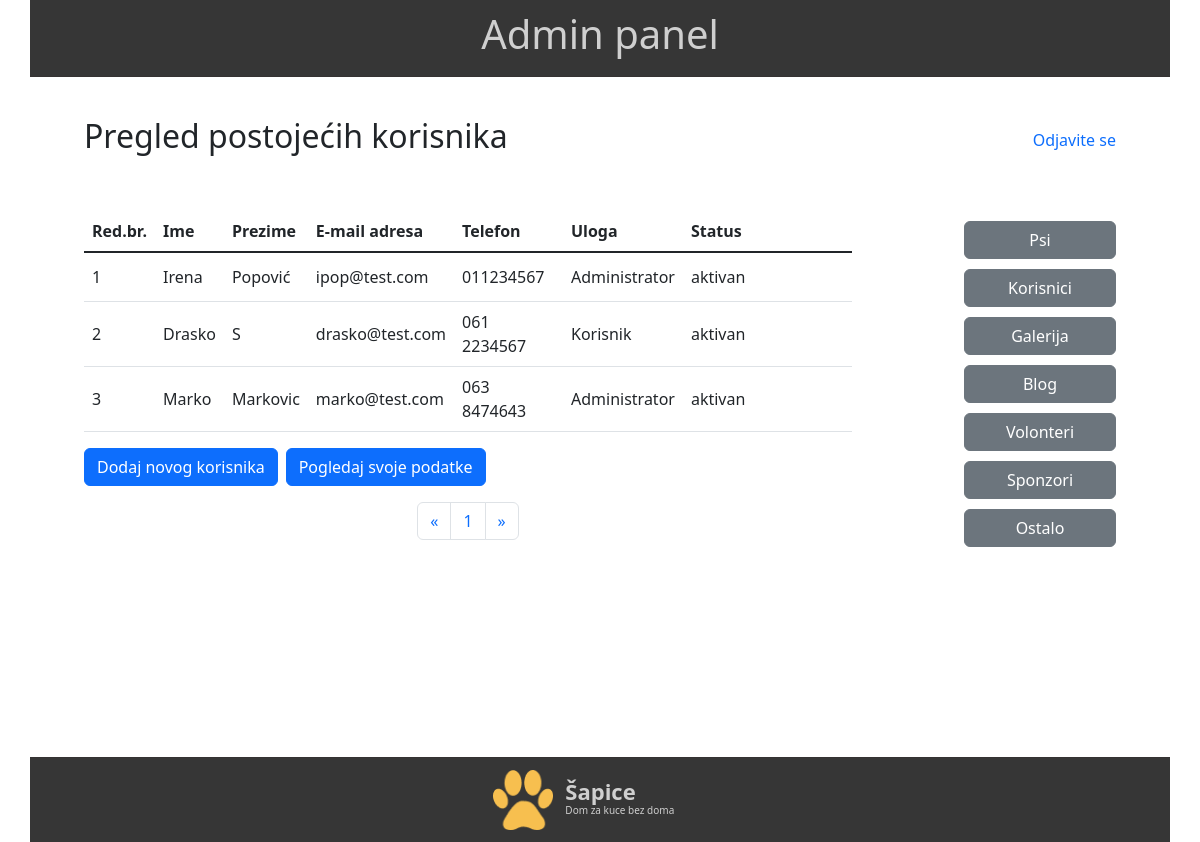
The page /Sapice_admin/all_users.php (signed in) on the database its author committed.
### tables this page shows
CREATE TABLE `users` (
  `user_id` int(10) UNSIGNED NOT NULL,
  `name` varchar(50) NOT NULL,
  `last_name` varchar(50) NOT NULL,
  `email` varchar(255) NOT NULL,
  `password` varchar(255) NOT NULL,
  `phone` varchar(20) DEFAULT NULL,
  `role_id` int(10) UNSIGNED NOT NULL,
  `status` int(11) NOT NULL DEFAULT 1 COMMENT '0-deleted\r\n1-active',
  `created` timestamp NOT NULL DEFAULT current_timestamp(),
  `updated` timestamp NULL DEFAULT NULL ON UPDATE current_timestamp(),
  `token` varchar(255) DEFAULT NULL
);

### Sapice_admin/classes/class_base.php (called while the page is built, shortened)
<?php
class Base{
    private $db;
    public function connect() {
        $this->db=mysqli_connect("localhost", "root", "", "sapice");
        return $this->db;
    }
    public function query($query) {
        return mysqli_query($this->db, $query);
    }
    public function fetch_assoc($result){
        return mysqli_fetch_assoc($result);
    }
    public function fetch_object($result){
        return mysqli_fetch_object($result);
    }
    public function num_rows($result){
        return mysqli_num_rows($result);
    }
}
?>

### Sapice_admin/all_users.php (the view, shortened to what this page needs)
<?php
    require_once("classes/class_base.php");
    $db=new Base();
    $records="SELECT * FROM users";
    $result=$db->query($records);
    $total_records=$db->num_rows($result);
    $limit=7;
    $pages=ceil($total_records/$limit);
    $current_page = isset($_GET['page']) && !empty($_GET['page']) ? $_GET['page'] : 1;
    $offset=($current_page-1)*$limit;
?>
<!DOCTYPE html>
<html lang="en">
<head>
    <?php require_once("components/_admin_head.php");?>
</head>
<body>
    <div class="container">
        <?php require_once("components/_admin_header.php"); ?>
        <div class="main-admin-content">
            <div class="row admin">
                <div class="col-6 mb-5">
                    <h2>Pregled postojećih korisnika</h2>
                </div>
                <div class="col-6 mb-5 text-end align-self-center">
                    <a href="logout.php?page=all_users.php" class="text-decoration-none" id="logout-link">Odjavite se</a>
                </div>
                <div class="col-9 me-auto">
                    <table id="users" class="table table-hover table-responsive">
                        <thead>
                            <tr>
                                <th scope="col">Red.br.</th>
                                <th scope="col">Ime</th>
                                <th scope="col">Prezime</th>
                                <th scope="col">E-mail adresa</th>
                                <th scope="col">Telefon</th>
                                <th scope="col">Uloga</th>
                                <th scope="col">Status</th>
                            </tr>
                        </thead>
                        <tbody class="table-group-divider">
                        <?php
                            $roles=array();
                            $query_roles="SELECT * FROM roles";
                            $result_roles=$db->query($query_roles);
                            while ($row_role=$db->fetch_assoc($result_roles)){
                                if($row_role['status']==0) {
                                    $roles[$row_role['role_id']]="Nije definisana";
                                } else {
                                    $roles[$row_role['role_id']]=$row_role['name'];
                                }
                            }
                            $query="SELECT * FROM users LIMIT {$limit} OFFSET {$offset}";
                            $result=$db->query($query);
                            $i=0;
                            while($row=$db->fetch_object($result)) {
                                $id=$row->user_id;
                                $role=$roles[$row->role_id];
                                $status = ($row->status == 0) ? "obrisan" : "aktivan";
                                $i++;
                                echo "<tr class='align-middle'>";
                                    echo "<td scope='col'>{$i}</td>";
                                    echo "<td scope='col' class='editable-text' data-field='name' data-id='{$id}'>{$row->name}</td>";
                                    echo "<td scope='col' class='editable-text' data-field='last-name' data-id='{$id}'>{$row->last_name}</td>";
                                    echo "<td scope='col' class='editable-text' data-field='email' data-id='{$id}' data-email='{$row->email}'>{$row->email}</td>";
                                    echo "<td scope='col' class='editable-text' data-field='phone' data-id='{$id}'>{$row->phone}</td>";
                                    echo "<td scope='col' class='editable-dropdown' data-field='role' data-id='{$id}' data-role='{$row->role_id}'>{$role}</td>";
                                    echo "<td scope='col' class='editable-dropdown' data-field='status' data-id='{$id}' data-status='{$row->status}'>{$status}</td>";
                            ?>
                                <td scope="col">
                                    <ul class="nav justify-content-left">
                                        <li class="nav-item">
                                            <a class="nav-link edit-user" href="#" data-id="<?php echo $id?>" data-bs-toggle="tooltip" data-bs-title="Izmeni zapis"><i class="bi bi-pencil"></i></a>
                                        </li>
                                        <li class="nav-item">
                                            <a class="nav-link new-password" href="#" data-id="<?php echo $id?>" data-email="<?php echo $row->email;?>" data-bs-toggle="tooltip" data-bs-title="Nova lozinka"><i class="bi bi-shield-slash"></i></a>
                                        </li>
                                        <li class="nav-item">
                                            <a class="nav-link delete-user" href="#" data-id="<?php echo $id ?>" data-bs-toggle="tooltip" data-bs-title="Obriši zapis"><i class="bi bi-trash"></i></a>
                                        </li>
                                    </ul>
                                </td>
                            </tr>
                        <?php } ?>
                        </tbody>
                    </table>
<div class="mb-3 mt-3 d-flex">
                    <button type="button" class="btn btn-primary me-2" id="new-user" >Dodaj novog korisnika</button>
                    <a class="page-link" href="view_user.php?id=<?php echo $_SESSION['id']?>"> <button type="button" class="btn btn-primary" id="new-user" >Pogledaj svoje podatke</button></a>
</div>
                    <nav aria-label="Paginacija">
                        <ul class="pagination justify-content-center">
                            <li class="page-item">
                                <a href="users.php?page=<?php echo ($current_page - 1); ?>" class="page-link" aria-label="Previous">
                                    <span aria-hidden="true">&laquo;</span>
                                </a>
                            </li>
                            <?php
                                for ($i = 1; $i <= $pages; $i++) {
                                    echo "<li class='page-item'><a class='page-link' href='users.php?page={$i}'>{$i}</a></li>";
                                }
                            ?>
                            <li class="page-item">
                                <a class="page-link" href="users.php?page=<?php echo ($current_page + 1); ?>" aria-label="Next">
                                <span aria-hidden="true">&raquo;</span></a>
                            </li>
                        </ul>
                    </nav>
                </div>
                <?php require_once("components/_admin_menu_left.php");?>
            </div>
        </div>
        <?php require_once("components/_admin_footer.php");?>
    </div>
</body>
</html>

### Sapice_admin/include/style.css (style rules this page uses)
.row.admin { padding: 30px; margin: 10px auto; }
.main-admin-content { min-height: 670px; }

### rows shown on the page
users: name "Irena", last_name "Popović", email "ipop@test.com", phone "011234567", role "Administrator", status "aktivan"
users: name "Drasko", last_name "S", email "drasko@test.com", phone "061 2234567", role "Korisnik", status "aktivan"
users: name "Marko", last_name "Markovic", email "marko@test.com", phone "063 8474643", role "Administrator", status "aktivan"

### other values the page prints
$group "Psi"
$group "Korisnici"
$group "Galerija"
$group "Blog"
$group "Volonteri"
$group "Sponzori"
$group "Ostalo"
